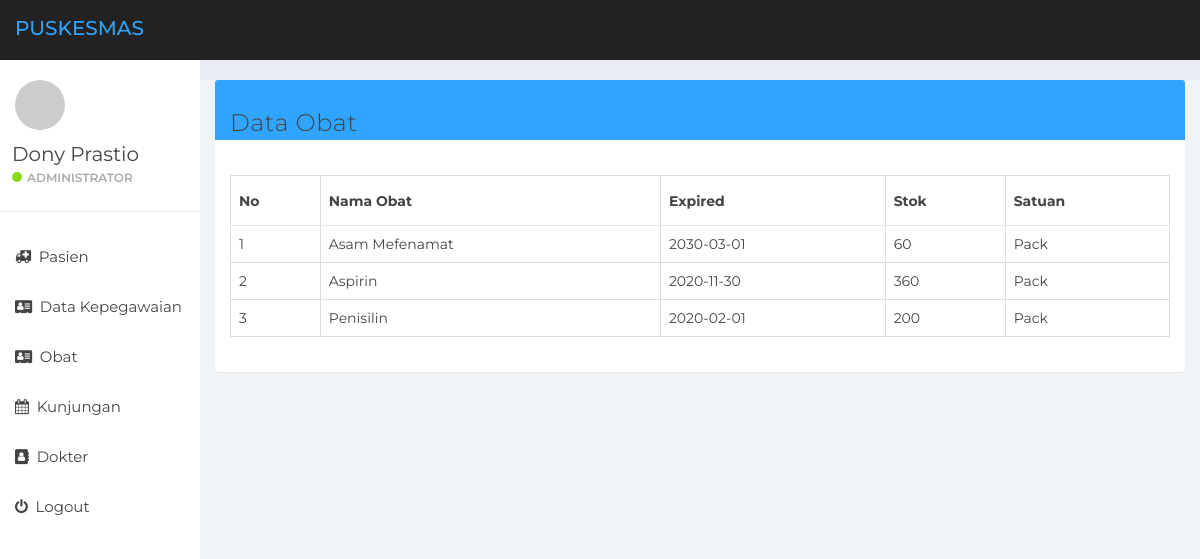
/Admin/home.php?page=obat (signed in), run on the app's committed database.
### tables this page shows
CREATE TABLE `obat` (
  `id_obat` int(11) NOT NULL,
  `nama_obat` text NOT NULL,
  `stok_obat` int(11) NOT NULL,
  `satuan` varchar(10) NOT NULL,
  `expired` date NOT NULL
);

### Admin/obat.php (the view)
<div class="panel panel-primary">
	<div class="panel-heading">
		<h3>Data Obat</h3>
	</div>
	<div class="panel-body">
		<br>
		<table class="table table-bordered table-responsive" id="myTable">
			<thead>
				<tr>
					<th>No</th>
					<th>Nama Obat</th>
					<th>Expired</th>
					<th>Stok</th>
					<th>Satuan</th>
				</tr>
			</thead>
			<tbody>
				<?php
				$query = mysqli_query($con, "SELECT * FROM obat");
				$no=1;
				while($data = mysqli_fetch_array($query)) {
					?>
					<tr>
					<td><?php echo $no; ?></td>
					<td><?php echo $data['nama_obat'] ?></td>
					<td><?php echo $data['expired'] ?></td>
					<td><?php echo $data['stok_obat'] ?></td>
					<td><?php echo $data['satuan'] ?></td>
				</tr>
					<?php
					$no++;
				}
				?>
			</tbody>
		</table>
	</div>
</div>

### assets/css/styles.css (style rules this page uses)
body { background: #f1f4f7; padding-top: 60px; font-size: 14px; color: #444444; font-family: "Montserrat", "Helvetica Neue", Helvetica, Arial, sans-serif; }
h1, h2, h3, h4, h5, h6 { color: #444444; }
h3, h4 { font-weight: 300; }
.panel { border: 0; }
.panel-primary > .panel-heading { background-color: #30a5ff; color: #fff; border: none; }
.panel-heading { font-size: 20px; font-weight: 300; letter-spacing: 0.025em; height: 60px; line-height: 38px; }
.table { background: #fff; }
.table > thead > tr > th { border-bottom: 1px solid #e6e7e8; vertical-align: middle; height: 50px; }

### data on the page
obat: nama_obat "Asam Mefenamat", expired "2030-03-01", stok_obat "60", satuan "Pack"
obat: nama_obat "Aspirin", expired "2020-11-30", stok_obat "360", satuan "Pack"
obat: nama_obat "Penisilin", expired "2020-02-01", stok_obat "200", satuan "Pack"

### other printed values
$nama "Dony Prastio"
$level "ADMINISTRATOR"
